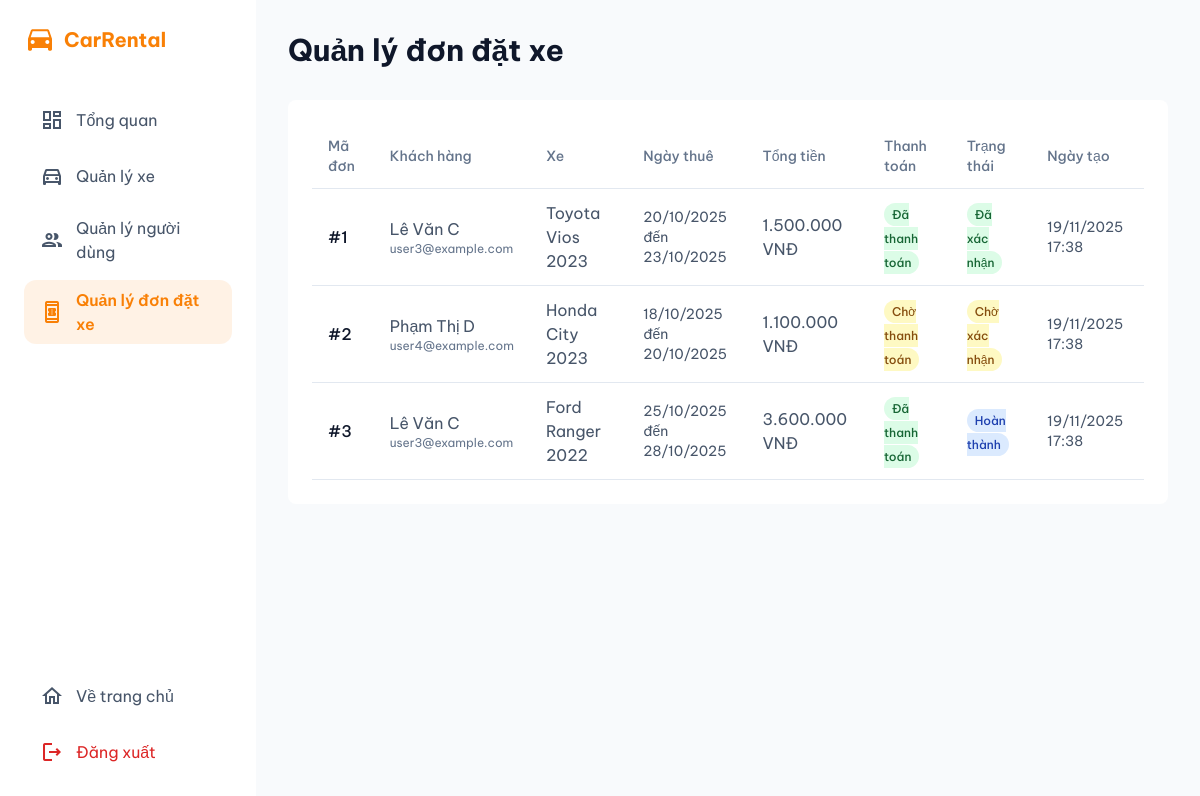
The app's page /admin/bookings.php (signed in) with its own data.
### tables this page shows
CREATE TABLE IF NOT EXISTS bookings (
    id INT AUTO_INCREMENT PRIMARY KEY,
    car_id INT NOT NULL,
    customer_id INT NOT NULL,
    start_date DATE NOT NULL,
    end_date DATE NOT NULL,
    total_price DECIMAL(10,2) NOT NULL,
    status ENUM('pending', 'confirmed', 'rejected', 'completed', 'cancelled') DEFAULT 'pending',
    created_at TIMESTAMP DEFAULT CURRENT_TIMESTAMP,
    FOREIGN KEY (car_id) REFERENCES cars(id) ON DELETE CASCADE,
    FOREIGN KEY (customer_id) REFERENCES users(id) ON DELETE CASCADE
);

CREATE TABLE IF NOT EXISTS users (
    id INT AUTO_INCREMENT PRIMARY KEY,
    username VARCHAR(50) UNIQUE NOT NULL,
    email VARCHAR(100) UNIQUE NOT NULL,
    password VARCHAR(255) NOT NULL,
    role ENUM('user', 'admin') DEFAULT 'user',
    full_name VARCHAR(100) NOT NULL,
    phone VARCHAR(20),
    created_at TIMESTAMP DEFAULT CURRENT_TIMESTAMP
);

CREATE TABLE IF NOT EXISTS cars (
    id INT AUTO_INCREMENT PRIMARY KEY,
    owner_id INT NOT NULL,
    name VARCHAR(200) NOT NULL,
    description TEXT,
    image VARCHAR(255),
    price_per_day DECIMAL(10,2) NOT NULL,
    car_type VARCHAR(50) NOT NULL,
    rental_type ENUM('self-drive', 'with-driver', 'long-term') DEFAULT 'self-drive',
    location VARCHAR(100) DEFAULT 'hcm',
    status ENUM('available', 'rented', 'maintenance') DEFAULT 'available',
    created_at TIMESTAMP DEFAULT CURRENT_TIMESTAMP,
    FOREIGN KEY (owner_id) REFERENCES users(id) ON DELETE CASCADE
);

CREATE TABLE IF NOT EXISTS payments (
    id INT AUTO_INCREMENT PRIMARY KEY,
    booking_id INT NOT NULL,
    amount DECIMAL(10,2) NOT NULL,
    payment_method VARCHAR(50) NOT NULL,
    transaction_id VARCHAR(255),
    status ENUM('pending', 'completed', 'failed') DEFAULT 'pending',
    created_at TIMESTAMP DEFAULT CURRENT_TIMESTAMP,
    FOREIGN KEY (booking_id) REFERENCES bookings(id) ON DELETE CASCADE
);

### config/session.php (called while the page is built, shortened)
<?php
function getBasePath() {
    static $base_path = null;
    $script_name = $_SERVER['SCRIPT_NAME'];
    $script_dir = dirname($script_name);
    $parts = explode('/', trim($script_dir, '/'));
    $subdirs = ['auth', 'cars', 'admin', 'client', 'host', 'api', 'config'];
    foreach ($subdirs as $subdir) {
        $pos = array_search($subdir, $parts);
        if ($pos !== false && $pos > 0) {
            $base_parts = array_slice($parts, 0, $pos);
            $base_path = '/' . implode('/', $base_parts);
            return $base_path;
        }
    }
    return $base_path;
}
?>

### config/helpers.php (called while the page is built, shortened)
<?php
function formatCurrency($amount) {
    return number_format($amount, 0, ',', '.') . ' VNĐ';
}
?>

### admin/bookings.php (the view, shortened to what this page needs)
<?php
require_once '../config/database.php';
require_once '../config/session.php';
require_once '../config/helpers.php';
$base_path = getBasePath();
$stmt = $conn->query("SELECT b.*,
    c.name as car_name,
    u.full_name as customer_name, u.email as customer_email,
    p.status as payment_status
    FROM bookings b
    JOIN cars c ON b.car_id = c.id
    JOIN users u ON b.customer_id = u.id
    LEFT JOIN payments p ON b.id = p.booking_id
    ORDER BY b.created_at DESC");
$bookings = $stmt->fetch_all(MYSQLI_ASSOC);
?>
<!DOCTYPE html>
<html class="light" lang="vi">
<head>
    <script src="https://cdn.tailwindcss.com?plugins=forms,typography"></script>
</head>
<body class="font-display bg-background-light dark:bg-background-dark text-slate-900 dark:text-slate-100">
<div class="flex h-screen">
    <aside class="w-64 flex-shrink-0 bg-white dark:bg-zinc-800 p-6 flex flex-col justify-between">
        <div>
            <a href="<?php echo $base_path ? $base_path . '/index.php' : '../index.php'; ?>" class="flex items-center gap-2 mb-10">
                <span class="text-xl font-bold text-primary">CarRental</span>
            </a>
            <nav class="flex flex-col gap-2">
                <a class="flex items-center gap-3 px-4 py-2 rounded hover:bg-slate-100 dark:hover:bg-zinc-700 text-slate-600 dark:text-slate-300" href="<?php echo $base_path ? $base_path . '/admin/dashboard.php' : 'dashboard.php'; ?>">
                    <span class="material-icons-outlined text-2xl">dashboard</span>
                    <span>Tổng quan</span>
                </a>
                <a class="flex items-center gap-3 px-4 py-2 rounded hover:bg-slate-100 dark:hover:bg-zinc-700 text-slate-600 dark:text-slate-300" href="<?php echo $base_path ? $base_path . '/admin/cars.php' : 'cars.php'; ?>">
                    <span class="material-icons-outlined text-2xl">directions_car</span>
                    <span>Quản lý xe</span>
                </a>
                <a class="flex items-center gap-3 px-4 py-2 rounded hover:bg-slate-100 dark:hover:bg-zinc-700 text-slate-600 dark:text-slate-300" href="<?php echo $base_path ? $base_path . '/admin/users.php' : 'users.php'; ?>">
                    <span class="material-icons-outlined text-2xl">group</span>
                    <span>Quản lý người dùng</span>
                </a>
                <a class="flex items-center gap-3 px-4 py-2 rounded bg-primary/10 text-primary font-semibold" href="<?php echo $base_path ? $base_path . '/admin/bookings.php' : 'bookings.php'; ?>">
                    <span class="material-icons-outlined text-2xl">book_online</span>
                    <span>Quản lý đơn đặt xe</span>
                </a>
            </nav>
        </div>
        <div>
            <a class="flex items-center gap-3 px-4 py-2 rounded hover:bg-slate-100 dark:hover:bg-zinc-700 text-slate-600 dark:text-slate-300" href="<?php echo $base_path ? $base_path . '/index.php' : '../index.php'; ?>">
                <span class="material-icons-outlined text-2xl">home</span>
                <span>Về trang chủ</span>
            </a>
            <a class="flex items-center gap-3 px-4 py-2 rounded hover:bg-red-50 dark:hover:bg-red-900/20 text-red-600 dark:text-red-400 mt-2" href="<?php echo $base_path ? $base_path . '/auth/logout.php' : '../auth/logout.php'; ?>">
                <span class="material-icons-outlined text-2xl">logout</span>
                <span>Đăng xuất</span>
            </a>
        </div>
    </aside>
    <main class="flex-1 p-8 overflow-y-auto">
        <header class="flex justify-between items-center mb-8">
            <h1 class="text-3xl font-bold">Quản lý đơn đặt xe</h1>
        </header>
        <section class="bg-white dark:bg-zinc-800 p-6 rounded-lg">
            <div class="overflow-x-auto">
                <table class="w-full text-left">
                    <thead class="text-sm text-slate-500 dark:text-slate-400 border-b border-slate-200 dark:border-zinc-700">
                        <tr>
                            <th class="py-3 px-4 font-medium">Mã đơn</th>
                            <th class="py-3 px-4 font-medium">Khách hàng</th>
                            <th class="py-3 px-4 font-medium">Xe</th>
                            <th class="py-3 px-4 font-medium">Ngày thuê</th>
                            <th class="py-3 px-4 font-medium">Tổng tiền</th>
                            <th class="py-3 px-4 font-medium">Thanh toán</th>
                            <th class="py-3 px-4 font-medium">Trạng thái</th>
                            <th class="py-3 px-4 font-medium">Ngày tạo</th>
                        </tr>
                    </thead>
                    <tbody>
                        <?php if (empty($bookings)): ?>
                            <tr>
                                <td colspan="8" class="py-8 text-center text-slate-500">Chưa có đơn đặt nào</td>
                            </tr>
                        <?php else: ?>
                            <?php foreach ($bookings as $booking): ?>
                                <tr class="border-b border-slate-200 dark:border-zinc-700">
                                    <td class="py-3 px-4 font-medium">#<?php echo $booking['id']; ?></td>
                                    <td class="py-3 px-4">
                                        <div class="text-slate-600 dark:text-slate-300"><?php echo htmlspecialchars($booking['customer_name']); ?></div>
                                        <div class="text-xs text-slate-500"><?php echo htmlspecialchars($booking['customer_email']); ?></div>
                                    </td>
                                    <td class="py-3 px-4 text-slate-600 dark:text-slate-300"><?php echo htmlspecialchars($booking['car_name']); ?></td>
                                    <td class="py-3 px-4 text-slate-600 dark:text-slate-300 text-sm">
                                        <?php echo date('d/m/Y', strtotime($booking['start_date'])); ?><br>
                                        đến <?php echo date('d/m/Y', strtotime($booking['end_date'])); ?>
                                    </td>
                                    <td class="py-3 px-4 text-slate-600 dark:text-slate-300"><?php echo formatCurrency($booking['total_price']); ?></td>
                                    <td class="py-3 px-4">
                                        <?php
                                        $payment_classes = [
                                            'completed' => 'bg-green-100 dark:bg-green-900/50 text-green-800 dark:text-green-300',
                                            'pending' => 'bg-yellow-100 dark:bg-yellow-900/50 text-yellow-800 dark:text-yellow-300',
                                            'failed' => 'bg-red-100 dark:bg-red-900/50 text-red-800 dark:text-red-300'
                                        ];
                                        $payment_text = [
                                            'completed' => 'Đã thanh toán',
                                            'pending' => 'Chờ thanh toán',
                                            'failed' => 'Thất bại'
                                        ];
                                        $payment_status = $booking['payment_status'] ?? 'pending';
                                        ?>
                                        <span class="px-2 py-1 text-xs font-medium rounded-full <?php echo $payment_classes[$payment_status] ?? ''; ?>">
                                            <?php echo $payment_text[$payment_status] ?? 'N/A'; ?>
                                        </span>
                                    </td>
                                    <td class="py-3 px-4">
                                        <?php
                                        $status_classes = [
                                            'pending' => 'bg-yellow-100 dark:bg-yellow-900/50 text-yellow-800 dark:text-yellow-300',
                                            'confirmed' => 'bg-green-100 dark:bg-green-900/50 text-green-800 dark:text-green-300',
                                            'rejected' => 'bg-red-100 dark:bg-red-900/50 text-red-800 dark:text-red-300',
                                            'completed' => 'bg-blue-100 dark:bg-blue-900/50 text-blue-800 dark:text-blue-300',
                                            'cancelled' => 'bg-slate-100 dark:bg-slate-900/50 text-slate-800 dark:text-slate-300'
                                        ];
                                        $status_text = [
                                            'pending' => 'Chờ xác nhận',
                                            'confirmed' => 'Đã xác nhận',
                                            'rejected' => 'Đã từ chối',
                                            'completed' => 'Hoàn thành',
                                            'cancelled' => 'Đã hủy'
                                        ];
                                        ?>
                                        <span class="px-2 py-1 text-xs font-medium rounded-full <?php echo $status_classes[$booking['status']] ?? ''; ?>">
                                            <?php echo $status_text[$booking['status']] ?? $booking['status']; ?>
                                        </span>
                                    </td>
                                    <td class="py-3 px-4 text-slate-600 dark:text-slate-300 text-sm"><?php echo date('d/m/Y H:i', strtotime($booking['created_at'])); ?></td>
                                </tr>
                            <?php endforeach; ?>
                        <?php endif; ?>
                    </tbody>
                </table>
            </div>
        </section>
    </main>
</div>
</body>
</html>

### admin/bookings.php (style rules this page uses)
.material-icons-outlined { font-size: inherit; }

### records on screen
bookings: id "1", customer.full_name "Lê Văn C", customer.email "user3@example.com", car.name "Toyota Vios 2023", start_date "20/10/2025", end_date "23/10/2025", total_price "1.500.000 VNĐ", payments.status "Đã thanh toán", status "Đã xác nhận", created_at "19/11/2025 17:38"
bookings: id "2", customer.full_name "Phạm Thị D", customer.email "user4@example.com", car.name "Honda City 2023", start_date "18/10/2025", end_date "20/10/2025", total_price "1.100.000 VNĐ", payment_status "Chờ thanh toán", status "Chờ xác nhận", created_at "19/11/2025 17:38"
bookings: id "3", customer.full_name "Lê Văn C", customer.email "user3@example.com", car.name "Ford Ranger 2022", start_date "25/10/2025", end_date "28/10/2025", total_price "3.600.000 VNĐ", payments.status "Đã thanh toán", status "Hoàn thành", created_at "19/11/2025 17:38"
